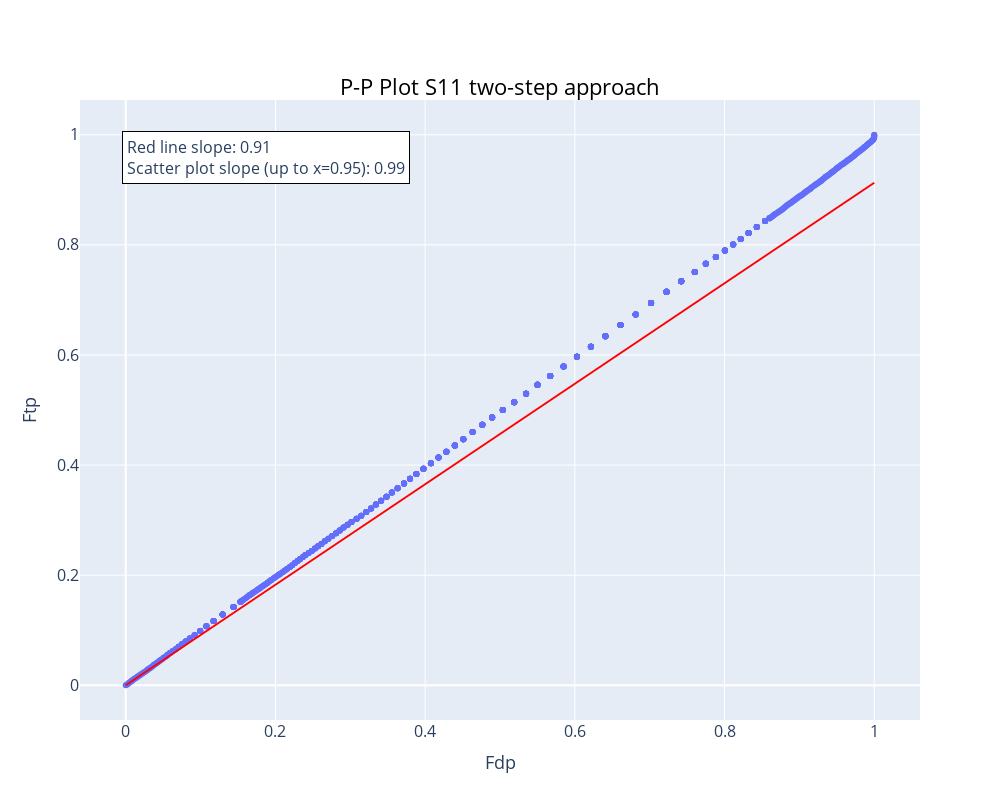

The notebook cell saved with this chart:
### Code cell
pp_plot(psm_df_two_step_S)

### Figure 1 — Plotly figure (JSON) as saved in the notebook; plotly's stock layout.template omitted (floating-point values rounded to 4 significant figures; data arrays with more than 128 entries replaced by an {"elided": "..."} marker saying what was removed)
{"data": [{"mode": "markers", "type": "scatter", "x": {"elided": "1000 float values"}, "y": {"elided": "1000 float values"}}, {"line": {"color": "red"}, "mode": "lines", "name": "pi0", "showlegend": true, "type": "scatter", "x": [0, 1], "y": [0, 0.9128]}], "layout": {"annotations": [{"align": "left", "bgcolor": "white", "bordercolor": "black", "borderpad": 4, "borderwidth": 1, "font": {"size": 16}, "showarrow": false, "text": "Red line slope: 0.91<br>Scatter plot slope (up to x=0.95): 0.99", "x": 0.05, "xref": "paper", "y": 0.95, "yref": "paper"}], "autosize": false, "height": 800, "showlegend": false, "title": {"font": {"color": "black", "size": 22}, "text": "P-P Plot S11 two-step approach", "x": 0.5, "xanchor": "center", "y": 0.9, "yanchor": "top"}, "width": 1000, "xaxis": {"tickfont": {"size": 16}, "title": {"font": {"size": 18}, "text": "Fdp"}}, "yaxis": {"tickfont": {"size": 16}, "title": {"font": {"size": 18}, "text": "Ftp"}}}}
